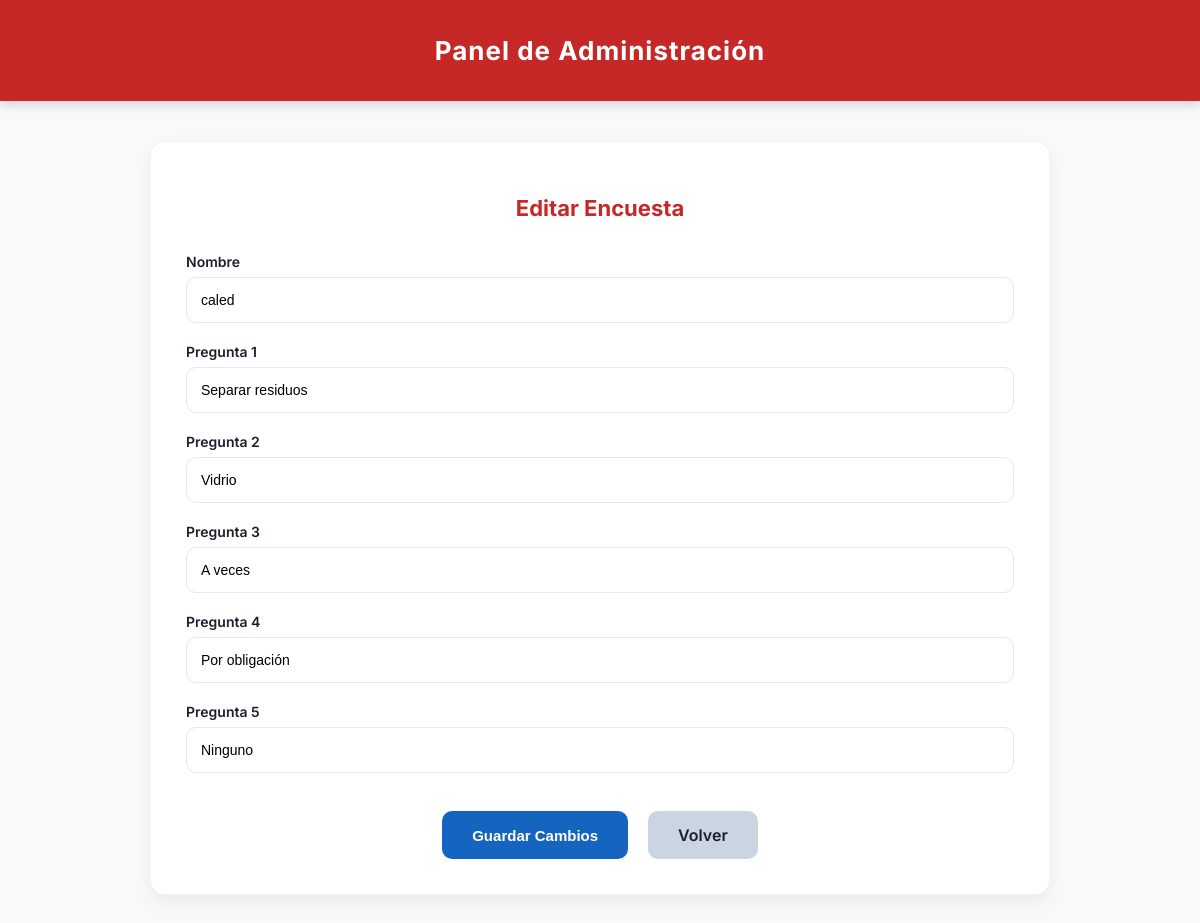
The app's page /editar/2 with its own data.
### app.py (models this page shows)
class Encuesta(db.Model):
    id = db.Column(db.Integer, primary_key=True)
    nombre = db.Column(db.String(100))
    pregunta1 = db.Column(db.String(100))
    pregunta2 = db.Column(db.String(100))
    pregunta3 = db.Column(db.String(100))
    pregunta4 = db.Column(db.String(100))
    pregunta5 = db.Column(db.String(100))

### app.py (the view, shortened to what this page needs)
@app.route('/editar/<int:id>', methods=['GET', 'POST'])
def editar(id):
    encuesta = Encuesta.query.get_or_404(id)
    return render_template('editar.html', encuesta=encuesta)

### templates/editar.html (shortened to what this page needs)
<!DOCTYPE html>
<html lang="es">
<head>
</head>
<body>
<header>
    <h1>Panel de Administración</h1>
</header>
<div class="container">
    <div class="card">
        <h2>Editar Encuesta</h2>
        <form method="POST">
            <label>Nombre</label>
            <input type="text" name="nombre" value="{{ encuesta.nombre }}" required>
            <label>Pregunta 1</label>
            <input type="text" name="pregunta1" value="{{ encuesta.pregunta1 }}" required>
            <label>Pregunta 2</label>
            <input type="text" name="pregunta2" value="{{ encuesta.pregunta2 }}" required>
            <label>Pregunta 3</label>
            <input type="text" name="pregunta3" value="{{ encuesta.pregunta3 }}" required>
            <label>Pregunta 4</label>
            <input type="text" name="pregunta4" value="{{ encuesta.pregunta4 }}" required>
            <label>Pregunta 5</label>
            <input type="text" name="pregunta5" value="{{ encuesta.pregunta5 }}" required>
            <div class="btn-group">
                <button type="submit" class="btn-save">Guardar Cambios</button>
                <a href="{{ url_for('resultados') }}" class="btn-back">Volver</a>
            </div>
        </form>
    </div>
</div>
</body>
</html>

### templates/editar.html (style rules this page uses)
:root { --primary-blue: #1565C0; --danger-red: #C62828; --bg-light: #F8F9FA; --white: #ffffff; --text-dark: #1A202C; --gray: #E2E8F0; }
* { box-sizing: border-box; }
body { margin: 0; font-family: 'Inter', sans-serif; background-color: var(--bg-light); color: var(--text-dark); min-height: 100vh; display: flex; flex-direction: column; }
header { background-color: var(--danger-red); padding: 35px 0; text-align: center; color: white; box-shadow: 0 4px 10px rgba(0,0,0,0.15); }
header h1 { margin: 0; font-size: 26px; font-weight: 700; letter-spacing: 1px; }
.container { max-width: 900px; width: 90%; margin: 40px auto; }
.card { background: var(--white); padding: 35px; border-radius: 15px; box-shadow: 0 8px 20px rgba(0,0,0,0.06); border: 1px solid #F1F5F9; }
.card h2 { text-align: center; margin-bottom: 30px; font-size: 22px; font-weight: 700; color: var(--danger-red); }
label { font-weight: 600; font-size: 14px; }
input { width: 100%; padding: 14px; margin-top: 6px; margin-bottom: 18px; border-radius: 10px; border: 1px solid var(--gray); font-size: 14px; }
.btn-group { display: flex; justify-content: center; gap: 20px; margin-top: 20px; }
button { padding: 14px 30px; border: none; border-radius: 10px; font-weight: 600; cursor: pointer; font-size: 15px; }
.btn-save { background-color: var(--primary-blue); color: white; }
.btn-back { background-color: #CBD5E1; color: #1A202C; text-decoration: none; display: flex; align-items: center; justify-content: center; padding: 14px 30px; border-radius: 10px; font-weight: 600; }

### records on screen
Encuesta: nombre "caled", pregunta1 "Separar residuos", pregunta2 "Vidrio", pregunta3 "A veces", pregunta4 "Por obligación", pregunta5 "Ninguno"
